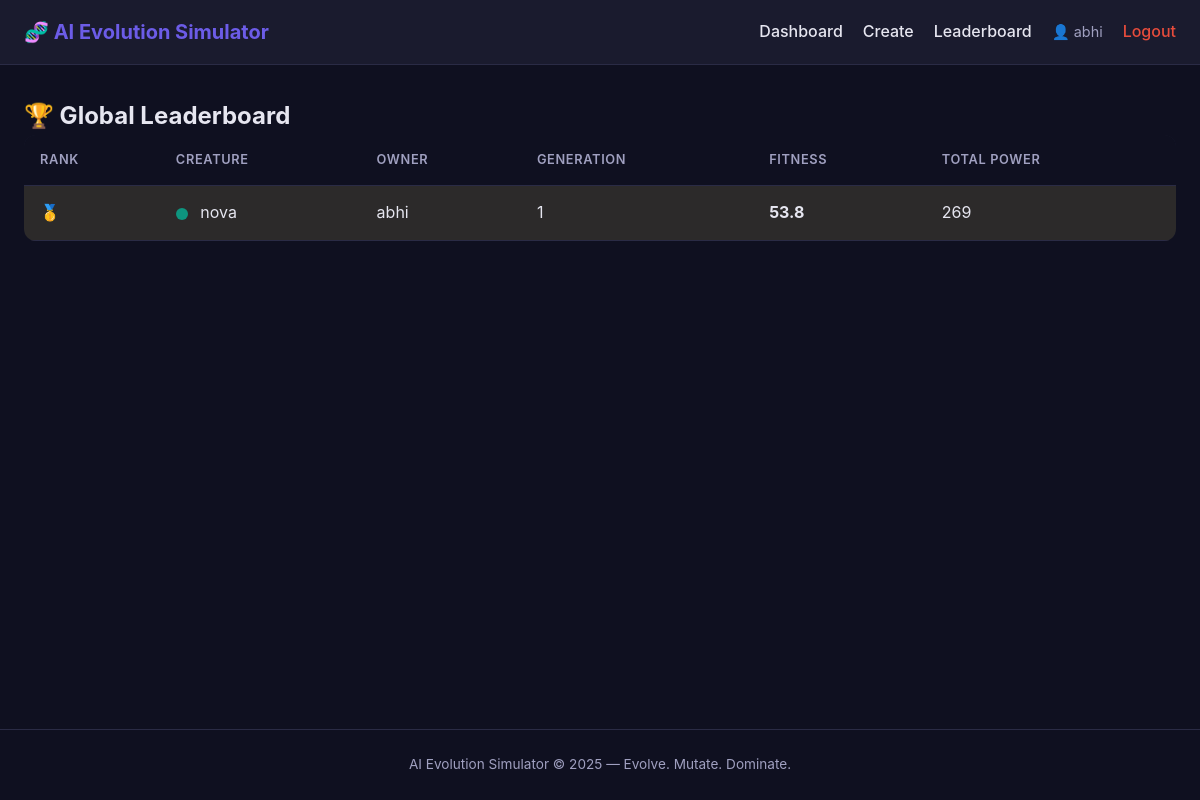
/leaderboard (signed in), run on the app's committed database.
### models/user.py (models this page shows, shortened)
class User(db.Model):
    __tablename__ = 'users'
    id = db.Column(db.Integer, primary_key=True)
    username = db.Column(db.String(80), unique=True, nullable=False, index=True)
    email = db.Column(db.String(120), unique=True, nullable=False, index=True)
    password_hash = db.Column(db.String(255), nullable=False)
    created_at = db.Column(db.DateTime, default=datetime.utcnow)
    creatures = db.relationship(
        'Creature', backref='owner', lazy=True, cascade='all, delete-orphan'
    )

### models/creature.py (models this page shows, shortened)
class Creature(db.Model):
    __tablename__ = 'creatures'
    id = db.Column(db.Integer, primary_key=True)
    name = db.Column(db.String(100), nullable=False)
    user_id = db.Column(db.Integer, db.ForeignKey('users.id'), nullable=False)
    generation = db.Column(db.Integer, default=1)
    fitness = db.Column(db.Float, default=0.0)
    speed = db.Column(db.Integer, default=50)
    strength = db.Column(db.Integer, default=50)
    intelligence = db.Column(db.Integer, default=50)
    agility = db.Column(db.Integer, default=50)
    stamina = db.Column(db.Integer, default=50)
    color = db.Column(db.String(20), default='#4A90E2')
    parent_id = db.Column(db.Integer, db.ForeignKey('creatures.id'), nullable=True)
    history = db.Column(db.Text, default='[]')
    created_at = db.Column(db.DateTime, default=datetime.utcnow)
    updated_at = db.Column(db.DateTime, default=datetime.utcnow, onupdate=datetime.utcnow)
    children = db.relationship(
        'Creature',
        backref=db.backref('parent', remote_side=[id]),
        lazy=True
    )
    @property
    def total_power(self):
        return self.speed + self.strength + self.intelligence + self.agility + self.stamina

### routes/leaderboard.py (the view)
@leaderboard_bp.route('/leaderboard')
def leaderboard():
    top = Creature.query.order_by(Creature.fitness.desc()).limit(50).all()
    entries = []
    for rank, c in enumerate(top, start=1):
        owner = User.query.get(c.user_id)
        entries.append({
            'rank': rank,
            'creature': c,
            'owner': owner.username if owner else 'Unknown'
        })
    return render_template('leaderboard.html', entries=entries)

### app.py (called while the page is built)
def create_app():
    app = Flask(__name__)
    app.config.from_object(Config)
    db_path = app.config['SQLALCHEMY_DATABASE_URI'].replace('sqlite:///', '')
    os.makedirs(os.path.dirname(db_path), exist_ok=True)
    db.init_app(app)
    @app.context_processor
    def inject_session():
        from flask import session
        return dict(session=session)
    app.register_blueprint(auth_bp)
    app.register_blueprint(game_bp)
    app.register_blueprint(leaderboard_bp)
    with app.app_context():
        db.create_all()
    return app

### templates/leaderboard.html (shortened to what this page needs)
{% extends "base.html" %}
{% block content %}
<h2>🏆 Global Leaderboard</h2>
{% if entries %}
    <table class="leaderboard-table">
        <thead>
            <tr>
                <th>Rank</th>
                <th>Creature</th>
                <th>Owner</th>
                <th>Generation</th>
                <th>Fitness</th>
                <th>Total Power</th>
            </tr>
        </thead>
        <tbody>
            {% for entry in entries %}
                <tr class="{% if entry.rank <= 3 %}top-{{ entry.rank }}{% endif %}">
                    <td>
                        {% if entry.rank == 1 %}🥇
                        {% elif entry.rank == 2 %}🥈
                        {% elif entry.rank == 3 %}🥉
                        {% else %}{{ entry.rank }}{% endif %}
                    </td>
                    <td>
                        <span class="creature-dot" style="background: {{ entry.creature.color }};"></span>
                        {{ entry.creature.name }}
                    </td>
                    <td>{{ entry.owner }}</td>
                    <td>{{ entry.creature.generation }}</td>
                    <td><strong>{{ entry.creature.fitness }}</strong></td>
                    <td>{{ entry.creature.total_power }}</td>
                </tr>
            {% endfor %}
        </tbody>
    </table>
{% else %}
    <div class="empty-state">
        <p>No creatures on the leaderboard yet. Be the first!</p>
    </div>
{% endif %}
{% endblock %}

### templates/base.html (shortened to what this page needs)
<!DOCTYPE html>
<html lang="en">
<head>
    <link rel="stylesheet" href="{{ url_for('static', filename='css/style.css') }}">
</head>
<body>
    <nav class="navbar">
        <div class="nav-container">
            <a href="{{ url_for('game.index') }}" class="nav-brand">🧬 AI Evolution Simulator</a>
            <div class="nav-links">
                {% if session.get('user_id') %}
                    <a href="{{ url_for('game.dashboard') }}">Dashboard</a>
                    <a href="{{ url_for('game.create_creature') }}">Create</a>
                    <a href="{{ url_for('leaderboard.leaderboard') }}">Leaderboard</a>
                    <span class="nav-user">👤 {{ session.get('username') }}</span>
                    <a href="{{ url_for('auth.logout') }}" class="btn-logout">Logout</a>
                {% else %}
                    <a href="{{ url_for('leaderboard.leaderboard') }}">Leaderboard</a>
                    <a href="{{ url_for('auth.login') }}">Login</a>
                    <a href="{{ url_for('auth.register') }}" class="btn-primary-link">Register</a>
                {% endif %}
            </div>
        </div>
    </nav>
    <main class="container">
        {% block content %}{% endblock %}
    </main>
    <footer class="footer">
        <p>AI Evolution Simulator &copy; 2025 — Evolve. Mutate. Dominate.</p>
    </footer>
</body>
</html>

### static/css/style.css (style rules this page uses)
* { margin: 0; padding: 0; box-sizing: border-box; }
:root { --primary: #6c5ce7; --primary-dark: #5b4bd6; --secondary: #00b894; --danger: #e74c3c; --bg: #0f1020; --bg-card: #1a1b2e; --text: #e6e6f0; --text-muted: #a0a0c0; --border: #2a2b45; }
body { font-family: -apple-system, BlinkMacSystemFont, 'Segoe UI', Roboto, sans-serif; background: var(--bg); color: var(--text); line-height: 1.6; min-height: 100vh; display: flex; flex-direction: column; }
.navbar { background: var(--bg-card); border-bottom: 1px solid var(--border); padding: 1rem 0; position: sticky; top: 0; z-index: 100; }
.nav-container { max-width: 1200px; margin: 0 auto; padding: 0 1.5rem; display: flex; justify-content: space-between; align-items: center; flex-wrap: wrap; gap: 1rem; }
.nav-brand { font-size: 1.25rem; font-weight: 700; color: var(--primary); text-decoration: none; }
.nav-links { display: flex; align-items: center; gap: 1.25rem; flex-wrap: wrap; }
.nav-links a { color: var(--text); text-decoration: none; font-weight: 500; transition: color 0.2s; }
.nav-user { color: var(--text-muted); font-size: 0.9rem; }
.btn-logout { color: var(--danger) !important; }
.container { max-width: 1200px; margin: 0 auto; padding: 2rem 1.5rem; flex: 1; width: 100%; }
.leaderboard-table { width: 100%; border-collapse: collapse; background: var(--bg-card); border-radius: 12px; overflow: hidden; }
.leaderboard-table th, .leaderboard-table td { padding: 0.9rem 1rem; text-align: left; border-bottom: 1px solid var(--border); }
.leaderboard-table th { background: var(--bg); font-weight: 600; color: var(--text-muted); text-transform: uppercase; font-size: 0.8rem; letter-spacing: 0.05em; }
.top-1 { background: rgba(255,215,0,0.08); }
.creature-dot { display: inline-block; width: 12px; height: 12px; border-radius: 50%; margin-right: 0.5rem; vertical-align: middle; }
.footer { text-align: center; padding: 1.5rem; color: var(--text-muted); border-top: 1px solid var(--border); font-size: 0.85rem; }

### data on the page
User: get "abhi", creature.name "nova", owner "abhi", creature.generation "1", creature.fitness "53.8", creature.total_power "269"
